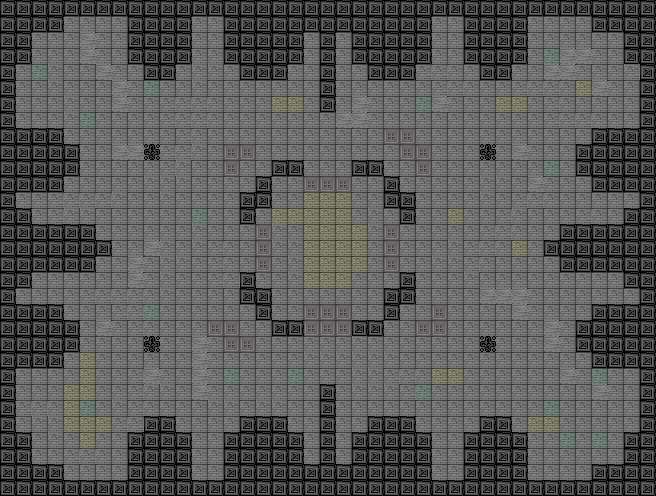

A 2D game scene composited from a Tiled map and its tileset images. What follows is a short description and the map's XML, with each tile layer's data collapsed to a summary:
An orthogonal 41x31 tile map with 16x16 px tiles, 1 tile layer (Tile Layer 1) and 62 objects.

<map version="1.0" orientation="orthogonal" width="41" height="31" tilewidth="16" tileheight="16">
 <tileset firstgid="1" name="tiles" tilewidth="16" tileheight="16">
  <image source="tiles.png" width="176" height="80" />
 </tileset>
 <layer name="Tile Layer 1" width="41" height="31">
  <data>[1271 cells, 1271 non-empty, 10 distinct tile ids]</data>
 </layer>
 <objectgroup name="Objects" width="41" height="31">
  <object x="0" y="0" width="64" height="32" />
  <object x="64" y="0" width="592" height="16" />
  <object x="128" y="16" width="64" height="48" />
  <object x="144" y="64" width="32" height="16" />
  <object x="224" y="16" width="208" height="16" />
  <object x="224" y="32" width="80" height="32" />
  <object x="240" y="64" width="48" height="16" />
  <object x="320" y="32" width="16" height="80" />
  <object x="352" y="32" width="80" height="32" />
  <object x="368" y="64" width="48" height="16" />
  <object x="464" y="16" width="64" height="48" />
  <object x="480" y="64" width="32" height="16" />
  <object x="592" y="16" width="32" height="16" />
  <object x="624" y="16" width="16" height="48" />
  <object x="640" y="16" width="16" height="480" />
  <object x="592" y="128" width="48" height="64" />
  <object x="576" y="144" width="16" height="32" />
  <object x="544" y="240" width="16" height="16" />
  <object x="560" y="224" width="64" height="48" />
  <object x="624" y="208" width="16" height="80" />
  <object x="576" y="320" width="16" height="32" />
  <object x="592" y="304" width="48" height="64" />
  <object x="624" y="432" width="16" height="64" />
  <object x="592" y="464" width="32" height="32" />
  <object x="0" y="480" width="592" height="16" />
  <object x="0" y="32" width="16" height="448" />
  <object x="16" y="432" width="16" height="48" />
  <object x="32" y="464" width="32" height="16" />
  <object x="16" y="304" width="48" height="64" />
  <object x="64" y="320" width="16" height="32" />
  <object x="16" y="208" width="16" height="80" />
  <object x="32" y="224" width="64" height="48" />
  <object x="96" y="240" width="16" height="16" />
  <object x="16" y="128" width="48" height="64" />
  <object x="64" y="144" width="16" height="32" />
  <object x="16" y="32" width="16" height="32" />
  <object x="144" y="144" width="16" height="16" />
  <object x="144" y="336" width="16" height="16" />
  <object x="480" y="336" width="16" height="16" />
  <object x="480" y="144" width="16" height="16" />
  <object x="256" y="176" width="16" height="32" />
  <object x="240" y="192" width="16" height="32" />
  <object x="272" y="160" width="32" height="16" />
  <object x="352" y="160" width="32" height="16" />
  <object x="384" y="176" width="16" height="32" />
  <object x="400" y="192" width="16" height="32" />
  <object x="384" y="288" width="16" height="32" />
  <object x="400" y="272" width="16" height="32" />
  <object x="352" y="320" width="32" height="16" />
  <object x="272" y="320" width="32" height="16" />
  <object x="256" y="288" width="16" height="32" />
  <object x="240" y="272" width="16" height="32" />
  <object x="128" y="432" width="64" height="48" />
  <object x="144" y="416" width="32" height="16" />
  <object x="224" y="432" width="80" height="48" />
  <object x="352" y="432" width="80" height="48" />
  <object x="304" y="464" width="48" height="16" />
  <object x="320" y="384" width="16" height="80" />
  <object x="240" y="416" width="48" height="16" />
  <object x="368" y="416" width="48" height="16" />
  <object x="464" y="432" width="64" height="48" />
  <object x="480" y="416" width="32" height="16" />
 </objectgroup>
</map>